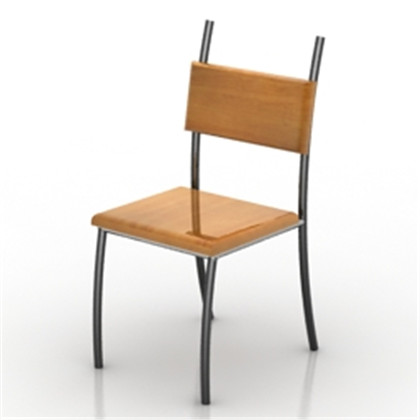
#> input picture python/opencv/chair.jpg, 420 x 420 px
$ python opencv_15_practice.py
#> lines starting #> are read from the running program, lines starting #| are printed output that depends on the picture; after the words box and inside, x2 and y2 are one past the last pixel; in counts of white or black regions, pixels touching at a corner belong together
#!/usr/bin/env python3
# -*- coding: utf-8 -*-
"""
Created on Fri Nov 30 22:29:03 2018

@author: xsxsz
"""

import cv2
import matplotlib.pyplot as plt

img=cv2.imread('chair.jpg',0)
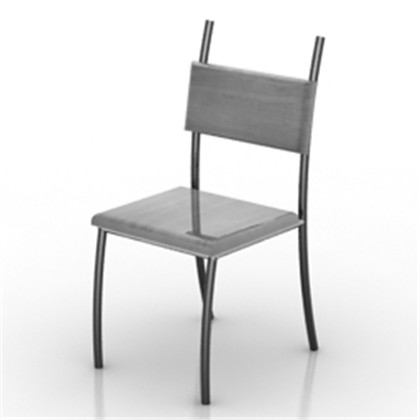
#> img: shape (420, 420); min 21, max 255, mean 228.6
ret, th0 = cv2.threshold(img, 127, 255, cv2.THRESH_BINARY_INV)
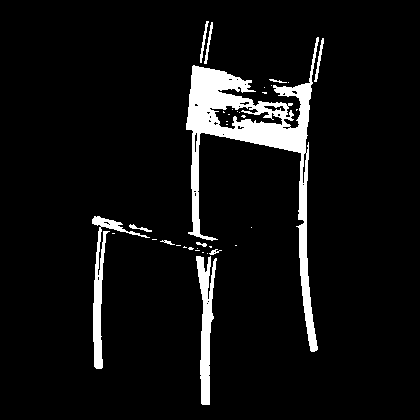
#> th0: shape (420, 420); 6.7% white; 36 white regions (25 under 20 px), largest, box (x1, y1, x2, y2) and area: (186, 37, 319, 352) 8265, (196, 256, 217, 405) 1531, (92, 216, 150, 369) 1375
ret, th1 = cv2.threshold(img, 127, 255, cv2.THRESH_TRUNC)
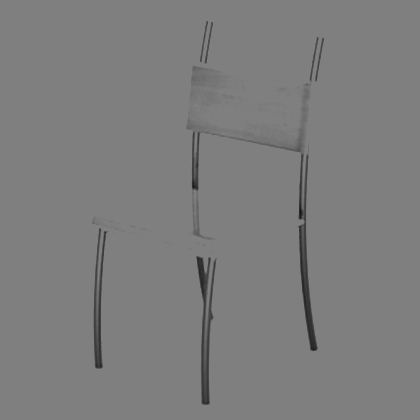
#> th1: shape (420, 420); min 21, max 127, mean 125.4
ret, th2 = cv2.threshold(img, 127, 255, cv2.THRESH_TOZERO)
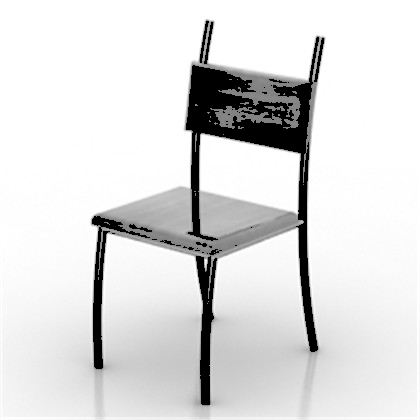
#> th2: shape (420, 420); min 0, max 255, mean 221.8
ret, th3 = cv2.threshold(img, 127, 255, cv2.THRESH_TOZERO_INV)
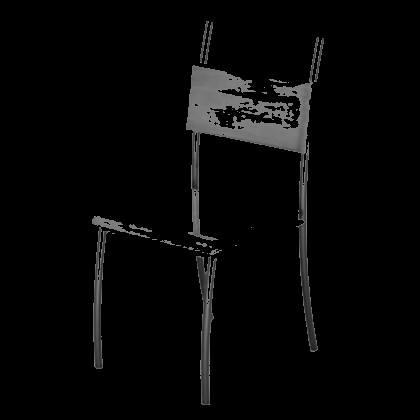
#> th3: shape (420, 420); min 0, max 127, mean 6.8
th=[th0,th1,th2,th3]
plt.figure(figsize=(12,5))
for i in range(4):
    plt.subplot(221+i)
    plt.imshow(th[i])

plt.figure()
th4=cv2.adaptiveThreshold(img,255,cv2.ADAPTIVE_THRESH_GAUSSIAN_C,cv2.THRESH_BINARY,17,10)
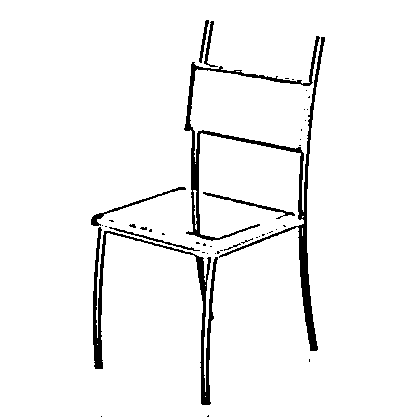
#> th4: shape (420, 420); 95.6% white; 44 black regions (36 under 20 px), largest, box (x1, y1, x2, y2) and area: (184, 36, 325, 351) 4131, (93, 227, 218, 405) 2396, (91, 187, 186, 226) 310
plt.imshow(th4)

$ run again, with python/opencv/ball.jpg copied over python/opencv/chair.jpg
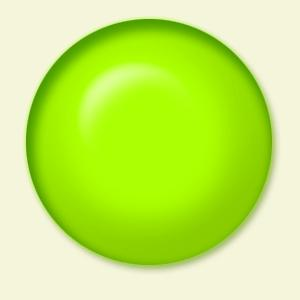
#> input picture python/opencv/ball.jpg, 300 x 300 px
#> `ret, th0 = cv2.threshold(img, 127, 255, cv2.THRESH_BINARY_INV)`:
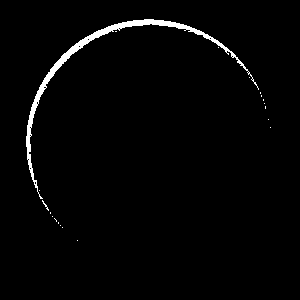
#> th0: shape (300, 300); 2% white; 20 white regions (19 under 20 px), largest, box (x1, y1, x2, y2) and area: (26, 19, 259, 199) 1709
#> th4: shape (300, 300); 97.1% white; 5 black regions (4 under 20 px), largest, box (x1, y1, x2, y2) and area: (26, 19, 272, 265) 2638
#> `plt.imshow(th4)`:
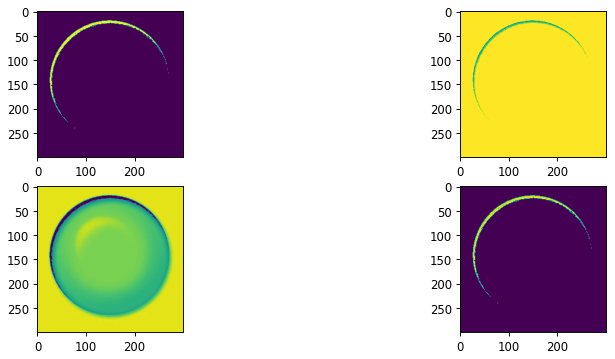
#> figure drawn by matplotlib, 4 panels
